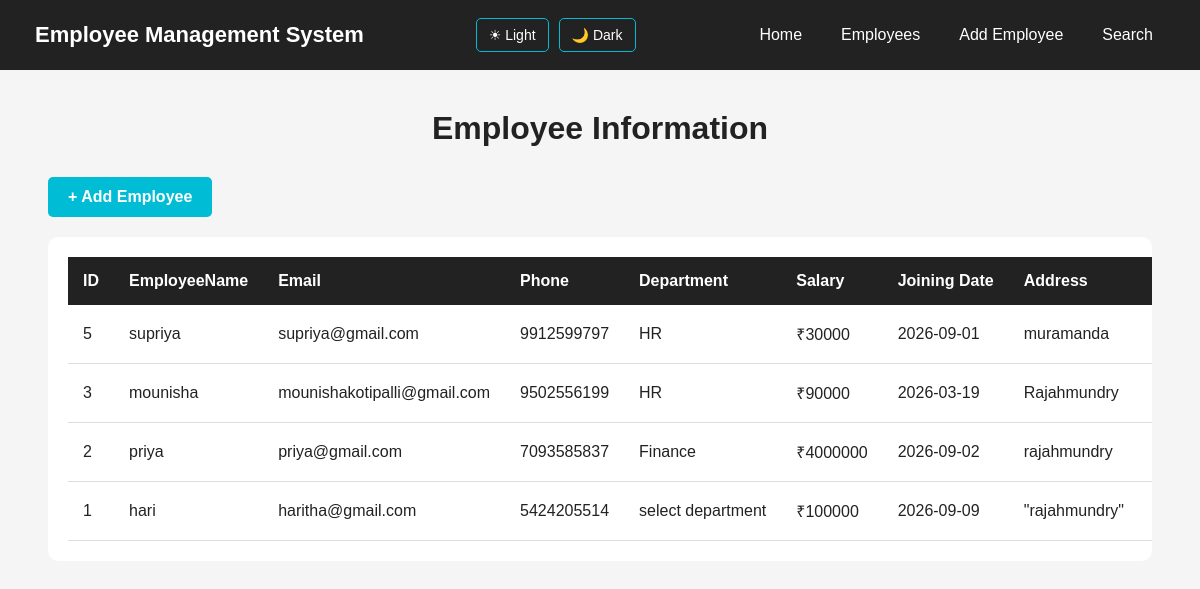
The page /employees (signed in) on the database as committed earlier.
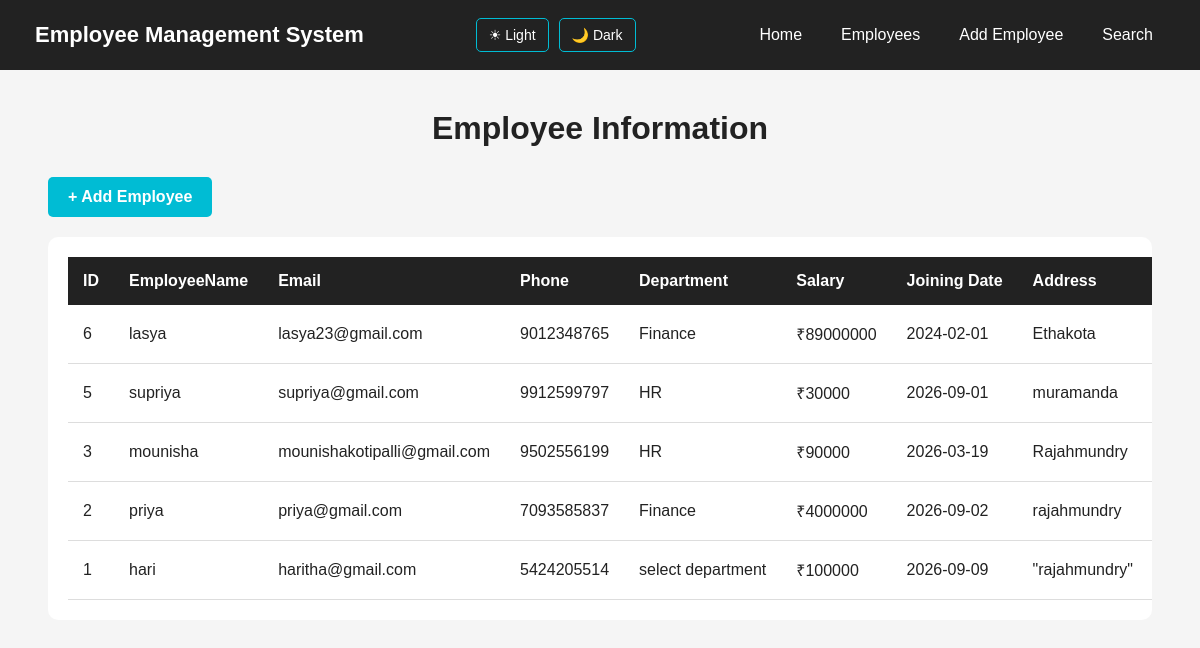
The same page on the database as committed later.
### tables this page shows
CREATE TABLE employees(
                   id integer PRIMARY KEY AUTOINCREMENT,
                   employeename text NOT NULL,
                   email text  UNIQUE NOT NULL,
                   phone text NOT NULL,
                   department text NOT NULL,
                   salary INTEGER NOT NULL,
                   joining date TEXT NOT NULL,
                   address Text);

### server.py (the view)
@app.route("/employees")
def employees():
    if not login_required():
        return redirect("/login")
    connection = get_database_connection()
    cursor = connection.cursor()
    cursor.execute("""
        SELECT *
        FROM employees
        ORDER BY id DESC
    """)
    employees = cursor.fetchall()
    connection.close()
    theme = request.cookies.get(
        "theme",
        "light"
    )
    return render_template(
        "employees.html",
        employees=employees,
        theme=theme
    )

### server.py (called while the page is built)
def get_database_connection():
    connection = sqlite3.connect("users.db")
    connection.row_factory = sqlite3.Row
    return connection

def login_required():
    return "user_id" in session

### templates/employees.html (shortened to what this page needs)
<!DOCTYPE html>
<html lang="en">
<head>
</head>
<body class="{{ theme }}">
    <nav class="navbar">
        <div class="logo">
            Employee Management System
        </div>
        <div class="theme-buttons">
            <a href="/set-theme/light">
                ☀ Light
            </a>
            <a href="/set-theme/dark">
                🌙 Dark
            </a>
        </div>
        <ul class="nav-links">
            <li>
                <a href="/">
                    Home
                </a>
            </li>
            <li>
                <a href="/employees">
                    Employees
                </a>
            </li>
            <li>
                <a href="/add-employee">
                    Add Employee
                </a>
            </li>
            <li>
                <a href="/search">
                    Search
                </a>
            </li>
        </ul>
    </nav>
    <div class="container">
        <h1>
            Employee Information
        </h1>
        <div class="add-section">
            <a href="/add-employee"
               class="add-btn">
                + Add Employee
            </a>
        </div>
        <div class="table-container">
            <table>
                <thead>
                    <tr>
                        <th>ID</th>
                        <th>EmployeeName</th>
                        <th>Email</th>
                        <th>Phone</th>
                        <th>Department</th>
                        <th>Salary</th>
                        <th>Joining Date</th>
                        <th>Address</th>
                        <th>Actions</th>
                    </tr>
                </thead>
                <tbody>
                    {% if employees %}
                        {% for employee in employees %}
                        <tr>
                            <td>
                                {{ employee["id"] }}
                            </td>
                            <td>
                                {{ employee["employeename"] }}
                            </td>
                            <td>
                                {{ employee["email"] }}
                            </td>
                            <td>
                                {{ employee["phone"] }}
                            </td>
                            <td>
                                {{ employee["department"] }}
                            </td>
                            <td>
                                ₹{{ employee["salary"] }}
                            </td>
                            <td>
                                {{ employee["joining"] }}
                            </td>
                            <td>
                                {{ employee["address"] }}
                            </td>
                            <td class="actions">
                            </td>
                        </tr>
                        {% endfor %}
                    {% endif %}
                </tbody>
            </table>
        </div>
    </div>
</body>
</html>

### templates/employees.html (style rules this page uses)
* { margin: 0; padding: 0; box-sizing: border-box; }
body { font-family: Arial, sans-serif; min-height: 100vh; transition: background-color 0.3s, color 0.3s; }
body.light { background-color: #f5f5f5; color: #222; }
body.light .table-container { background-color: white; color: #222; }
body.light td { color: #222; border-bottom: 1px solid #ddd; }
.navbar { background-color: #222; min-height: 70px; padding: 0 35px; display: flex; align-items: center; justify-content: space-between; gap: 20px; }
.logo { color: white; font-size: 22px; font-weight: bold; white-space: nowrap; }
.theme-buttons { display: flex; align-items: center; gap: 10px; }
.theme-buttons a { color: white; text-decoration: none; border: 1px solid #00bcd4; padding: 8px 12px; border-radius: 5px; font-size: 14px; transition: 0.3s; }
.nav-links { display: flex; align-items: center; gap: 15px; list-style: none; }
.nav-links a { color: white; text-decoration: none; font-size: 16px; padding: 10px 12px; border-radius: 5px; transition: 0.3s; }
.container { width: 92%; max-width: 1400px; margin: 40px auto; }
h1 { text-align: center; margin-bottom: 30px; font-size: 32px; }
.add-section { margin-bottom: 20px; }
.add-btn { display: inline-block; background-color: #00bcd4; color: white; text-decoration: none; padding: 11px 20px; border-radius: 5px; font-size: 16px; font-weight: bold; transition: 0.3s; }
.table-container { padding: 20px; border-radius: 10px; overflow-x: auto; transition: background-color 0.3s, color 0.3s; }
table { width: 100%; border-collapse: collapse; min-width: 1100px; }
thead { background-color: #222; }
th { color: white; padding: 15px; text-align: left; white-space: nowrap; }
td { padding: 13px 15px; white-space: nowrap; transition: background-color 0.3s, color 0.3s; }
.actions { white-space: nowrap; }

Rows that differ between the two databases and show on the page:
added employees: id "6", employeename "lasya", email "lasya23@gmail.com", phone "9012348765", department "Finance", salary "89000000", joining "2024-02-01", address "Ethakota"
